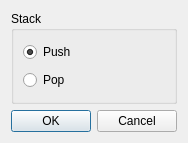
<?xml version="1.0" encoding="UTF-8"?>
<ui version="4.0">
 <class>DialogStackEdit</class>
 <widget class="QDialog" name="DialogStackEdit">
  <property name="geometry">
   <rect>
    <x>0</x>
    <y>0</y>
    <width>178</width>
    <height>143</height>
   </rect>
  </property>
  <property name="windowTitle">
   <string>Dialog</string>
  </property>
  <layout class="QVBoxLayout" name="verticalLayout_2">
   <item>
    <widget class="QGroupBox" name="groupBox">
     <property name="title">
      <string>Stack</string>
     </property>
     <layout class="QVBoxLayout" name="verticalLayout">
      <item>
       <layout class="QHBoxLayout" name="horizontalLayout">
        <item>
         <widget class="QRadioButton" name="rButton_StackPush">
          <property name="text">
           <string>Push</string>
          </property>
          <property name="checked">
           <bool>true</bool>
          </property>
         </widget>
        </item>
        <item>
         <spacer name="horizontalSpacer">
          <property name="orientation">
           <enum>Qt::Horizontal</enum>
          </property>
          <property name="sizeHint" stdset="0">
           <size>
            <width>40</width>
            <height>20</height>
           </size>
          </property>
         </spacer>
        </item>
       </layout>
      </item>
      <item>
       <layout class="QHBoxLayout" name="horizontalLayout_2">
        <item>
         <widget class="QRadioButton" name="rButton_StackPop">
          <property name="text">
           <string>Pop</string>
          </property>
         </widget>
        </item>
        <item>
         <spacer name="horizontalSpacer_2">
          <property name="orientation">
           <enum>Qt::Horizontal</enum>
          </property>
          <property name="sizeHint" stdset="0">
           <size>
            <width>40</width>
            <height>20</height>
           </size>
          </property>
         </spacer>
        </item>
       </layout>
      </item>
     </layout>
    </widget>
   </item>
   <item>
    <widget class="QDialogButtonBox" name="buttonBox">
     <property name="orientation">
      <enum>Qt::Horizontal</enum>
     </property>
     <property name="standardButtons">
      <set>QDialogButtonBox::Cancel|QDialogButtonBox::Ok</set>
     </property>
    </widget>
   </item>
  </layout>
 </widget>
 <resources/>
 <connections>
  <connection>
   <sender>buttonBox</sender>
   <signal>accepted()</signal>
   <receiver>DialogStackEdit</receiver>
   <slot>accept()</slot>
   <hints>
    <hint type="sourcelabel">
     <x>168</x>
     <y>133</y>
    </hint>
    <hint type="destinationlabel">
     <x>157</x>
     <y>274</y>
    </hint>
   </hints>
  </connection>
  <connection>
   <sender>buttonBox</sender>
   <signal>rejected()</signal>
   <receiver>DialogStackEdit</receiver>
   <slot>reject()</slot>
   <hints>
    <hint type="sourcelabel">
     <x>168</x>
     <y>133</y>
    </hint>
    <hint type="destinationlabel">
     <x>286</x>
     <y>274</y>
    </hint>
   </hints>
  </connection>
  <connection>
   <sender>rButton_StackPush</sender>
   <signal>clicked(bool)</signal>
   <receiver>DialogStackEdit</receiver>
   <slot>stackPushClicked(bool)</slot>
   <hints>
    <hint type="sourcelabel">
     <x>46</x>
     <y>47</y>
    </hint>
    <hint type="destinationlabel">
     <x>125</x>
     <y>5</y>
    </hint>
   </hints>
  </connection>
  <connection>
   <sender>rButton_StackPop</sender>
   <signal>clicked(bool)</signal>
   <receiver>DialogStackEdit</receiver>
   <slot>stackPopClicked(bool)</slot>
   <hints>
    <hint type="sourcelabel">
     <x>27</x>
     <y>75</y>
    </hint>
    <hint type="destinationlabel">
     <x>41</x>
     <y>6</y>
    </hint>
   </hints>
  </connection>
 </connections>
 <slots>
  <slot>stackPushClicked(bool)</slot>
  <slot>stackPopClicked(bool)</slot>
 </slots>
</ui>
